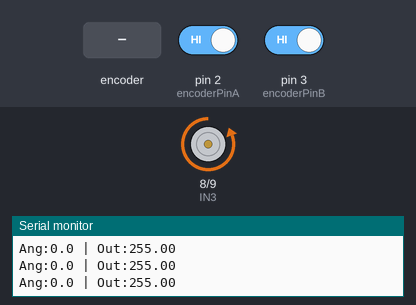
Recording of a sketch running on a simulated Arduino Uno, built with avr-gcc and run on an emulated ATmega328P. Parts: motor-driver pin pairs drawn as motors (green arrow = first pin HIGH = forward, orange = second pin HIGH = backward, longer = more drive, scaled by the enable pin), the last lines printed to the serial monitor. The test bench sets the inputs (shaded band); at power-on: pin 2 (encoderPinA) HIGH, pin 3 (encoderPinB) HIGH.

Above: at 1.2 s.
1.3 s: rotary encoder on pin 2 (encoderPinA) / pin 3 (encoderPinB) turned 3 steps (first pin leading)
At 1.85 s:
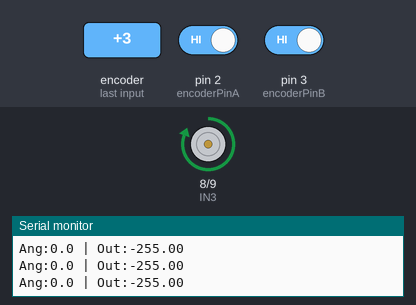
Timing chart, 0 to 4.3 s (numbered marks = the images above; inputs shaded):
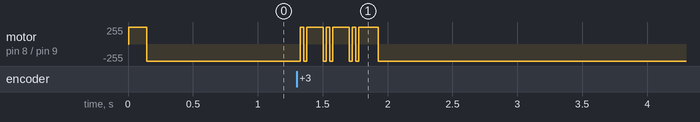

The sketch:

inverted_pendulum_controller_.ino
```cpp
// -----------------------------------------------------------------
//       FINAL PENDULUM CODE (WITH JITTER FILTER FIX)
// -----------------------------------------------------------------

#include <Arduino.h>

// --- PIN DEFINITIONS ---
#define encoderPinA 2
#define encoderPinB 3

// Motor Driver (Channel B)
#define ENB 10
#define IN3 8
#define IN4 9

// --- ENCODER VARIABLES ---
volatile long pendulumEncoderCount = 0;
const int PPR = 400;
float CPR = PPR * 4.0;

// --- TARGETS ---
float uprightAngle = 180.0;
float swingUpThreshold = 25.0; // +/- 25 deg from top -> Switch to PID

// --- PID GAINS (Balancing Logic) ---
float Kp = 60.0;   // Strength to catch the fall
float Ki = 0.0;    // Integral (Start 0)
float Kd = 3.5;    // Damping

// --- SWING UP GAINS (Energy Pumping) ---
float K_swing = 50.0; // Slightly reduced to prevent violence

// --- STATE VARIABLES ---
float angle = 0;
float lastAngle = 0;
float angularVelocity = 0;
float error = 0, lastError = 0, integralError = 0;
unsigned long lastTime = 0;
float dt = 0.01;

// --- FUNCTION PROTOTYPES ---
void updatePendulumEncoder();
void setMotor(float output);

void setup() {
  Serial.begin(115200); // Set Serial Monitor to 115200!

  pinMode(encoderPinA, INPUT_PULLUP);
  pinMode(encoderPinB, INPUT_PULLUP);
  pinMode(ENB, OUTPUT);
  pinMode(IN3, OUTPUT);
  pinMode(IN4, OUTPUT);

  attachInterrupt(digitalPinToInterrupt(encoderPinA), updatePendulumEncoder, CHANGE);
  attachInterrupt(digitalPinToInterrupt(encoderPinB), updatePendulumEncoder, CHANGE);

  lastTime = micros();
  Serial.println("System Ready. Hanging Down = 0 degrees.");
}

void loop() {
  // 1. Time Calculation
  unsigned long now = micros();
  dt = (now - lastTime) / 1000000.0;
  if(dt < 0.005) return;
  lastTime = now;

  // 2. Angle Calculation
  angle = (pendulumEncoderCount / CPR) * 360.0;
  angle = fmod(angle, 360.0);
  if (angle < 0) angle += 360.0;

  // 3. Error Calculation (Target is 180)
  error = uprightAngle - angle;
  if (error > 180.0) error -= 360.0;
  else if (error < -180.0) error += 360.0;

  // ---------------------------------------------------------
  // 4. VELOCITY CALCULATION (WITH SMOOTHING FIX)
  // ---------------------------------------------------------
  float rawVelocity = (error - lastError) / dt;

  // Low Pass Filter: 70% History, 30% New Data.
  // This ignores the single-pixel jitter (-0.2 to -0.5) seen in your screenshot.
  angularVelocity = (0.7 * angularVelocity) + (0.3 * rawVelocity);

  // ---------------------------------------------------------
  // 5. CONTROLLER LOGIC
  // ---------------------------------------------------------
  float output = 0;

  if (abs(error) < swingUpThreshold) {
      // === PID MODE (Near Top) ===
      integralError += error * dt;
      integralError = constrain(integralError, -20, 20);
      output = (Kp * error) + (Ki * integralError) + (Kd * angularVelocity);
  } else {
      // === SWING UP MODE (Near Bottom) ===
      integralError = 0;

      float angleRad = angle * PI / 180.0;

      // Energy Pumping: Move OPPOSITE to swing direction
      output = -1.0 * K_swing * angularVelocity * cos(angleRad);

      // Kickstart: Only kick if we are TRULY stuck (Velocity ~ 0)
      // The filter helps here by ensuring velocity is truly 0, not jittering.
      if (abs(error) > 170.0 && abs(angularVelocity) < 0.5) {
         output = 255.0;
      }
  }

  // Safety Clamp
  output = constrain(output, -255, 255);

  // 6. Motor Output
  setMotor(output);

  // 7. Update State
  lastError = error;
  lastAngle = angle;

  // 8. Debug (Normalized for easy reading)
  float displayAngle = angle;
  if(displayAngle > 180) displayAngle -= 360;

  Serial.print("Ang:"); Serial.print(displayAngle, 1);
  Serial.print(" | Out:"); Serial.println(output);
}

// --- HELPER FUNCTIONS ---

void updatePendulumEncoder() {
  int a = digitalRead(encoderPinA);
  int b = digitalRead(encoderPinB);

  if (a == b) {
    pendulumEncoderCount++;
  } else {
    pendulumEncoderCount--;
  }
}

void setMotor(float pwmVal) {
  int minPWM = 40; // Motor deadzone
  int speed = abs((int)pwmVal);

  if (speed < minPWM && speed > 0) speed = minPWM;
  speed = constrain(speed, 0, 255);

  // ** DIRECTION CONTROL ** // If cart moves LEFT when you tilt RIGHT, swap IN3 HIGH/LOW below.
  if (pwmVal > 0) {
    digitalWrite(IN3, LOW);
    digitalWrite(IN4, HIGH);
  } else if (pwmVal < 0) {
    digitalWrite(IN3, HIGH);
    digitalWrite(IN4, LOW);
  } else {
    digitalWrite(IN3, LOW);
    digitalWrite(IN4, LOW);
    speed = 0;
  }

  analogWrite(ENB, speed);
}
```

Measured:
- after the input at 1.3 s, motor on pin 8 (IN3) / pin 9 (IN4): backward 255/255 → forward 255/255 at once, then repeats every 0.20 s: backward 255/255 0.03 s, forward 255/255 0.13 s, backward 255/255 0.03 s, forward 255/255 0.03 s, until it stays backward 255/255 from 1.9 s
